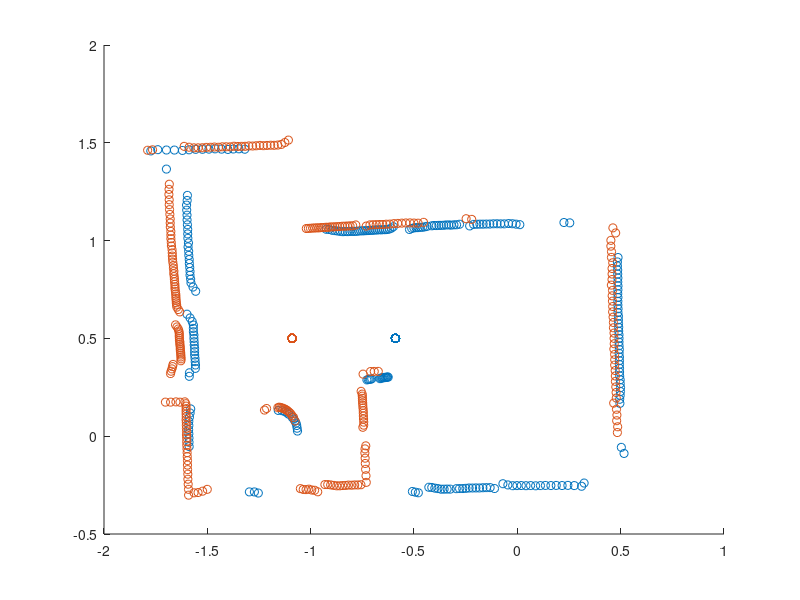

Reproduce this figure in MATLAB.
load("scan1.mat")
mainframe1 = mainframe_pos;
scatter(mainframe1(1, :), mainframe1(2, :)); 
hold on
load("scan2.mat")
mainframe2 = mainframe_pos;
scatter(mainframe2(1, :), mainframe2(2, :));
